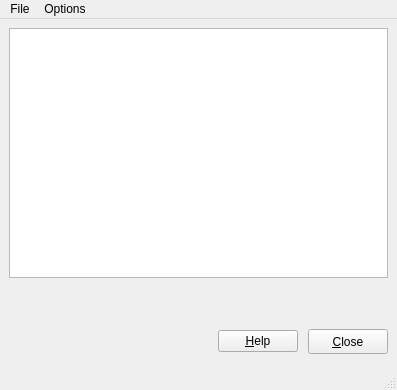
<?xml version="1.0" encoding="UTF-8"?>
<ui version="4.0">
 <class>MainWindow</class>
 <widget class="QMainWindow" name="MainWindow">
  <property name="geometry">
   <rect>
    <x>0</x>
    <y>0</y>
    <width>397</width>
    <height>390</height>
   </rect>
  </property>
  <property name="minimumSize">
   <size>
    <width>397</width>
    <height>390</height>
   </size>
  </property>
  <property name="windowTitle">
   <string>MainWindow</string>
  </property>
  <property name="windowIcon">
   <iconset resource="resource.qrc">
    <normaloff>:/img/icon-256.png</normaloff>:/img/icon-256.png</iconset>
  </property>
  <property name="locale">
   <locale language="English" country="UnitedStates"/>
  </property>
  <widget class="QWidget" name="centralwidget">
   <layout class="QVBoxLayout" name="verticalLayout">
    <item>
     <widget class="QTextEdit" name="textEdit">
      <property name="minimumSize">
       <size>
        <width>375</width>
        <height>250</height>
       </size>
      </property>
     </widget>
    </item>
    <item>
     <spacer name="verticalSpacer">
      <property name="orientation">
       <enum>Qt::Vertical</enum>
      </property>
      <property name="sizeHint" stdset="0">
       <size>
        <width>20</width>
        <height>40</height>
       </size>
      </property>
     </spacer>
    </item>
    <item>
     <layout class="QHBoxLayout" name="horizontalLayout">
      <property name="spacing">
       <number>10</number>
      </property>
      <property name="topMargin">
       <number>5</number>
      </property>
      <property name="bottomMargin">
       <number>5</number>
      </property>
      <item>
       <spacer name="horizontalSpacer">
        <property name="orientation">
         <enum>Qt::Horizontal</enum>
        </property>
        <property name="sizeHint" stdset="0">
         <size>
          <width>40</width>
          <height>20</height>
         </size>
        </property>
       </spacer>
      </item>
      <item>
       <widget class="QPushButton" name="btnHelp">
        <property name="text">
         <string>&amp;Help</string>
        </property>
       </widget>
      </item>
      <item>
       <widget class="QPushButton" name="btnClose">
        <property name="minimumSize">
         <size>
          <width>80</width>
          <height>25</height>
         </size>
        </property>
        <property name="text">
         <string>&amp;Close</string>
        </property>
       </widget>
      </item>
     </layout>
    </item>
   </layout>
  </widget>
  <widget class="QMenuBar" name="menuBar">
   <property name="geometry">
    <rect>
     <x>0</x>
     <y>0</y>
     <width>397</width>
     <height>25</height>
    </rect>
   </property>
   <widget class="QMenu" name="menuFile">
    <property name="title">
     <string>File</string>
    </property>
    <addaction name="actionNew"/>
    <addaction name="actionOpen"/>
    <addaction name="actionOpen_read_only"/>
    <addaction name="actionSave"/>
    <addaction name="separator"/>
    <addaction name="actionExit"/>
   </widget>
   <widget class="QMenu" name="menuOptions">
    <property name="title">
     <string>Options</string>
    </property>
    <addaction name="actionHelp"/>
    <addaction name="separator"/>
    <addaction name="actionEnglish"/>
    <addaction name="actionRussian"/>
   </widget>
   <addaction name="menuFile"/>
   <addaction name="menuOptions"/>
  </widget>
  <widget class="QStatusBar" name="statusBar"/>
  <action name="actionNew">
   <property name="text">
    <string>&amp;New</string>
   </property>
  </action>
  <action name="actionOpen">
   <property name="text">
    <string>&amp;Open</string>
   </property>
  </action>
  <action name="actionOpen_read_only">
   <property name="text">
    <string>Open (read only)</string>
   </property>
  </action>
  <action name="actionSave">
   <property name="text">
    <string>&amp;Save</string>
   </property>
  </action>
  <action name="actionExit">
   <property name="text">
    <string>&amp;Exit</string>
   </property>
  </action>
  <action name="actionHelp">
   <property name="text">
    <string>Help</string>
   </property>
  </action>
  <action name="actionEnglish">
   <property name="text">
    <string>English</string>
   </property>
  </action>
  <action name="actionRussian">
   <property name="text">
    <string>Russian</string>
   </property>
  </action>
 </widget>
 <resources>
  <include location="resource.qrc"/>
 </resources>
 <connections/>
</ui>
